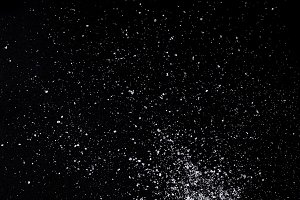
#> input picture ImageProcessing/salt.jpg, 300 x 200 px
$ python imageFlipping.py --image salt.jpg
#> lines starting #> are read from the running program, lines starting #| are printed output that depends on the picture
import numpy as np
import argparse
import cv2

ap=argparse.ArgumentParser()
ap.add_argument("-i","--image", required=True, help="Path to the image")
args=vars(ap.parse_args())


image=cv2.imread(args["image"])
#> image is the input picture: shape (200, 300, 3); mean B, G, R 12, 10.7, 10.8
cv2.imshow("Original",image)

cv2.waitKey(0)

flippedH=cv2.flip(image,1)
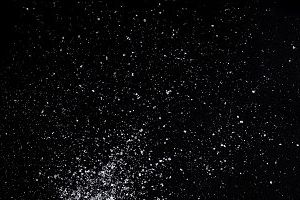
#> flippedH: shape (200, 300, 3); mean B, G, R 12, 10.7, 10.8
flippedV=cv2.flip(image,0)
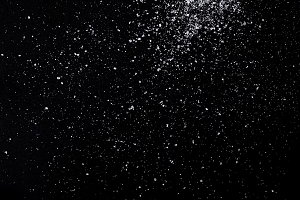
#> flippedV: shape (200, 300, 3); mean B, G, R 12, 10.7, 10.8
flippedHV=cv2.flip(image,-1)
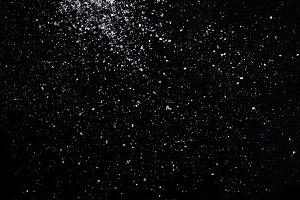
#> flippedHV: shape (200, 300, 3); mean B, G, R 12, 10.7, 10.8

cv2.imshow("Flipped Horizontally", flippedH)
cv2.imshow("Flipped Vertically", flippedV)
cv2.imshow("Flipped Horizontally and Vertically", flippedHV)

cv2.waitKey(0)
